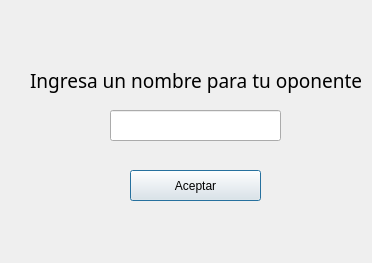
<?xml version="1.0" encoding="UTF-8"?>
<ui version="4.0">
 <class>Oponente</class>
 <widget class="QDialog" name="Oponente">
  <property name="geometry">
   <rect>
    <x>0</x>
    <y>0</y>
    <width>372</width>
    <height>263</height>
   </rect>
  </property>
  <property name="windowTitle">
   <string>Dialog</string>
  </property>
  <widget class="QPushButton" name="aceptar">
   <property name="geometry">
    <rect>
     <x>130</x>
     <y>170</y>
     <width>131</width>
     <height>31</height>
    </rect>
   </property>
   <property name="text">
    <string>Aceptar</string>
   </property>
  </widget>
  <widget class="QLineEdit" name="o_name">
   <property name="geometry">
    <rect>
     <x>110</x>
     <y>110</y>
     <width>171</width>
     <height>31</height>
    </rect>
   </property>
  </widget>
  <widget class="QLabel" name="label">
   <property name="geometry">
    <rect>
     <x>30</x>
     <y>60</y>
     <width>331</width>
     <height>41</height>
    </rect>
   </property>
   <property name="font">
    <font>
     <family>Source Sans Pro Semibold</family>
     <pointsize>14</pointsize>
    </font>
   </property>
   <property name="text">
    <string>Ingresa un nombre para tu oponente</string>
   </property>
  </widget>
 </widget>
 <resources/>
 <connections/>
</ui>
